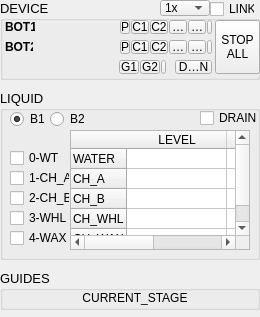
<?xml version="1.0" encoding="UTF-8"?>
<ui version="4.0">
 <class>MainWindow</class>
 <widget class="QMainWindow" name="MainWindow">
  <property name="geometry">
   <rect>
    <x>0</x>
    <y>0</y>
    <width>260</width>
    <height>317</height>
   </rect>
  </property>
  <property name="font">
   <font>
    <pointsize>9</pointsize>
   </font>
  </property>
  <property name="windowTitle">
   <string>MainWindow</string>
  </property>
  <widget class="QWidget" name="centralwidget">
   <widget class="QGroupBox" name="group_robot">
    <property name="geometry">
     <rect>
      <x>0</x>
      <y>0</y>
      <width>260</width>
      <height>80</height>
     </rect>
    </property>
    <property name="font">
     <font>
      <pointsize>10</pointsize>
     </font>
    </property>
    <property name="title">
     <string>DEVICE</string>
    </property>
    <widget class="QToolButton" name="btn_stop_all">
     <property name="geometry">
      <rect>
       <x>215</x>
       <y>20</y>
       <width>45</width>
       <height>54</height>
      </rect>
     </property>
     <property name="font">
      <font>
       <pointsize>9</pointsize>
      </font>
     </property>
     <property name="text">
      <string>STOP
ALL</string>
     </property>
    </widget>
    <widget class="QLabel" name="led_lb_bot1_2">
     <property name="geometry">
      <rect>
       <x>5</x>
       <y>20</y>
       <width>30</width>
       <height>14</height>
      </rect>
     </property>
     <property name="font">
      <font>
       <pointsize>9</pointsize>
       <weight>75</weight>
       <bold>true</bold>
      </font>
     </property>
     <property name="text">
      <string>BOT1</string>
     </property>
     <property name="alignment">
      <set>Qt::AlignLeading|Qt::AlignLeft|Qt::AlignVCenter</set>
     </property>
    </widget>
    <widget class="QToolButton" name="led_ch1_a">
     <property name="geometry">
      <rect>
       <x>131</x>
       <y>20</y>
       <width>18</width>
       <height>14</height>
      </rect>
     </property>
     <property name="minimumSize">
      <size>
       <width>0</width>
       <height>14</height>
      </size>
     </property>
     <property name="maximumSize">
      <size>
       <width>1000</width>
       <height>14</height>
      </size>
     </property>
     <property name="font">
      <font>
       <pointsize>9</pointsize>
      </font>
     </property>
     <property name="toolTip">
      <string/>
     </property>
     <property name="toolTipDuration">
      <number>-1</number>
     </property>
     <property name="text">
      <string>C1</string>
     </property>
    </widget>
    <widget class="QLabel" name="led_lb_bot2_2">
     <property name="geometry">
      <rect>
       <x>5</x>
       <y>40</y>
       <width>28</width>
       <height>14</height>
      </rect>
     </property>
     <property name="font">
      <font>
       <pointsize>9</pointsize>
       <weight>75</weight>
       <bold>true</bold>
      </font>
     </property>
     <property name="text">
      <string>BOT2</string>
     </property>
     <property name="alignment">
      <set>Qt::AlignLeading|Qt::AlignLeft|Qt::AlignVCenter</set>
     </property>
    </widget>
    <widget class="QToolButton" name="led_water1">
     <property name="geometry">
      <rect>
       <x>120</x>
       <y>20</y>
       <width>10</width>
       <height>14</height>
      </rect>
     </property>
     <property name="minimumSize">
      <size>
       <width>0</width>
       <height>14</height>
      </size>
     </property>
     <property name="maximumSize">
      <size>
       <width>1000</width>
       <height>14</height>
      </size>
     </property>
     <property name="font">
      <font>
       <pointsize>9</pointsize>
      </font>
     </property>
     <property name="toolTip">
      <string/>
     </property>
     <property name="toolTipDuration">
      <number>-1</number>
     </property>
     <property name="text">
      <string>P</string>
     </property>
    </widget>
    <widget class="QToolButton" name="led_drain">
     <property name="geometry">
      <rect>
       <x>175</x>
       <y>60</y>
       <width>37</width>
       <height>14</height>
      </rect>
     </property>
     <property name="minimumSize">
      <size>
       <width>0</width>
       <height>14</height>
      </size>
     </property>
     <property name="maximumSize">
      <size>
       <width>40</width>
       <height>14</height>
      </size>
     </property>
     <property name="font">
      <font>
       <pointsize>9</pointsize>
      </font>
     </property>
     <property name="toolTip">
      <string/>
     </property>
     <property name="toolTipDuration">
      <number>-1</number>
     </property>
     <property name="text">
      <string>DRAIN</string>
     </property>
    </widget>
    <widget class="QCheckBox" name="switch_link">
     <property name="geometry">
      <rect>
       <x>210</x>
       <y>0</y>
       <width>45</width>
       <height>18</height>
      </rect>
     </property>
     <property name="minimumSize">
      <size>
       <width>0</width>
       <height>0</height>
      </size>
     </property>
     <property name="maximumSize">
      <size>
       <width>50</width>
       <height>16777215</height>
      </size>
     </property>
     <property name="font">
      <font>
       <pointsize>9</pointsize>
      </font>
     </property>
     <property name="text">
      <string>LINK</string>
     </property>
     <property name="checkable">
      <bool>true</bool>
     </property>
     <property name="checked">
      <bool>false</bool>
     </property>
    </widget>
    <widget class="QToolButton" name="led_ch1_b">
     <property name="geometry">
      <rect>
       <x>150</x>
       <y>20</y>
       <width>18</width>
       <height>14</height>
      </rect>
     </property>
     <property name="minimumSize">
      <size>
       <width>0</width>
       <height>14</height>
      </size>
     </property>
     <property name="maximumSize">
      <size>
       <width>1000</width>
       <height>14</height>
      </size>
     </property>
     <property name="font">
      <font>
       <pointsize>9</pointsize>
      </font>
     </property>
     <property name="toolTip">
      <string/>
     </property>
     <property name="toolTipDuration">
      <number>-1</number>
     </property>
     <property name="text">
      <string>C2</string>
     </property>
    </widget>
    <widget class="QToolButton" name="led_ch1_wheel">
     <property name="geometry">
      <rect>
       <x>169</x>
       <y>20</y>
       <width>18</width>
       <height>14</height>
      </rect>
     </property>
     <property name="minimumSize">
      <size>
       <width>0</width>
       <height>14</height>
      </size>
     </property>
     <property name="maximumSize">
      <size>
       <width>1000</width>
       <height>14</height>
      </size>
     </property>
     <property name="font">
      <font>
       <pointsize>9</pointsize>
      </font>
     </property>
     <property name="toolTip">
      <string/>
     </property>
     <property name="toolTipDuration">
      <number>-1</number>
     </property>
     <property name="text">
      <string>WE</string>
     </property>
    </widget>
    <widget class="QToolButton" name="led_ch1_wax">
     <property name="geometry">
      <rect>
       <x>188</x>
       <y>20</y>
       <width>18</width>
       <height>14</height>
      </rect>
     </property>
     <property name="minimumSize">
      <size>
       <width>0</width>
       <height>14</height>
      </size>
     </property>
     <property name="maximumSize">
      <size>
       <width>1000</width>
       <height>14</height>
      </size>
     </property>
     <property name="font">
      <font>
       <pointsize>9</pointsize>
      </font>
     </property>
     <property name="toolTip">
      <string/>
     </property>
     <property name="toolTipDuration">
      <number>-1</number>
     </property>
     <property name="text">
      <string>WX</string>
     </property>
    </widget>
    <widget class="QToolButton" name="led_pump1_tcp">
     <property name="geometry">
      <rect>
       <x>207</x>
       <y>20</y>
       <width>5</width>
       <height>14</height>
      </rect>
     </property>
     <property name="minimumSize">
      <size>
       <width>0</width>
       <height>14</height>
      </size>
     </property>
     <property name="maximumSize">
      <size>
       <width>1000</width>
       <height>14</height>
      </size>
     </property>
     <property name="font">
      <font>
       <pointsize>9</pointsize>
      </font>
     </property>
     <property name="toolTip">
      <string/>
     </property>
     <property name="toolTipDuration">
      <number>-1</number>
     </property>
     <property name="text">
      <string/>
     </property>
    </widget>
    <widget class="QToolButton" name="led_ch2_b">
     <property name="geometry">
      <rect>
       <x>150</x>
       <y>40</y>
       <width>18</width>
       <height>14</height>
      </rect>
     </property>
     <property name="minimumSize">
      <size>
       <width>0</width>
       <height>14</height>
      </size>
     </property>
     <property name="maximumSize">
      <size>
       <width>1000</width>
       <height>14</height>
      </size>
     </property>
     <property name="font">
      <font>
       <pointsize>9</pointsize>
      </font>
     </property>
     <property name="toolTip">
      <string/>
     </property>
     <property name="toolTipDuration">
      <number>-1</number>
     </property>
     <property name="text">
      <string>C2</string>
     </property>
    </widget>
    <widget class="QToolButton" name="led_ch2_a">
     <property name="geometry">
      <rect>
       <x>131</x>
       <y>40</y>
       <width>18</width>
       <height>14</height>
      </rect>
     </property>
     <property name="minimumSize">
      <size>
       <width>0</width>
       <height>14</height>
      </size>
     </property>
     <property name="maximumSize">
      <size>
       <width>1000</width>
       <height>14</height>
      </size>
     </property>
     <property name="font">
      <font>
       <pointsize>9</pointsize>
      </font>
     </property>
     <property name="toolTip">
      <string/>
     </property>
     <property name="toolTipDuration">
      <number>-1</number>
     </property>
     <property name="text">
      <string>C1</string>
     </property>
    </widget>
    <widget class="QToolButton" name="led_ch2_wheel">
     <property name="geometry">
      <rect>
       <x>169</x>
       <y>40</y>
       <width>18</width>
       <height>14</height>
      </rect>
     </property>
     <property name="minimumSize">
      <size>
       <width>0</width>
       <height>14</height>
      </size>
     </property>
     <property name="maximumSize">
      <size>
       <width>1000</width>
       <height>14</height>
      </size>
     </property>
     <property name="font">
      <font>
       <pointsize>9</pointsize>
      </font>
     </property>
     <property name="toolTip">
      <string/>
     </property>
     <property name="toolTipDuration">
      <number>-1</number>
     </property>
     <property name="text">
      <string>WE</string>
     </property>
    </widget>
    <widget class="QToolButton" name="led_ch2_wax">
     <property name="geometry">
      <rect>
       <x>188</x>
       <y>40</y>
       <width>18</width>
       <height>14</height>
      </rect>
     </property>
     <property name="minimumSize">
      <size>
       <width>0</width>
       <height>14</height>
      </size>
     </property>
     <property name="maximumSize">
      <size>
       <width>1000</width>
       <height>14</height>
      </size>
     </property>
     <property name="font">
      <font>
       <pointsize>9</pointsize>
      </font>
     </property>
     <property name="toolTip">
      <string/>
     </property>
     <property name="toolTipDuration">
      <number>-1</number>
     </property>
     <property name="text">
      <string>WX</string>
     </property>
    </widget>
    <widget class="QToolButton" name="led_pump2_tcp">
     <property name="geometry">
      <rect>
       <x>207</x>
       <y>40</y>
       <width>5</width>
       <height>14</height>
      </rect>
     </property>
     <property name="minimumSize">
      <size>
       <width>0</width>
       <height>14</height>
      </size>
     </property>
     <property name="maximumSize">
      <size>
       <width>1000</width>
       <height>32</height>
      </size>
     </property>
     <property name="font">
      <font>
       <pointsize>9</pointsize>
      </font>
     </property>
     <property name="toolTip">
      <string/>
     </property>
     <property name="toolTipDuration">
      <number>-1</number>
     </property>
     <property name="text">
      <string/>
     </property>
    </widget>
    <widget class="QToolButton" name="led_water2">
     <property name="geometry">
      <rect>
       <x>120</x>
       <y>40</y>
       <width>10</width>
       <height>14</height>
      </rect>
     </property>
     <property name="minimumSize">
      <size>
       <width>0</width>
       <height>14</height>
      </size>
     </property>
     <property name="maximumSize">
      <size>
       <width>1000</width>
       <height>14</height>
      </size>
     </property>
     <property name="font">
      <font>
       <pointsize>9</pointsize>
      </font>
     </property>
     <property name="toolTip">
      <string/>
     </property>
     <property name="toolTipDuration">
      <number>-1</number>
     </property>
     <property name="text">
      <string>P</string>
     </property>
    </widget>
    <widget class="QComboBox" name="engine_turbo">
     <property name="geometry">
      <rect>
       <x>160</x>
       <y>0</y>
       <width>50</width>
       <height>16</height>
      </rect>
     </property>
     <property name="maximumSize">
      <size>
       <width>50</width>
       <height>16777215</height>
      </size>
     </property>
     <property name="font">
      <font>
       <pointsize>9</pointsize>
       <stylestrategy>PreferDefault</stylestrategy>
      </font>
     </property>
     <property name="layoutDirection">
      <enum>Qt::LeftToRight</enum>
     </property>
     <property name="duplicatesEnabled">
      <bool>false</bool>
     </property>
     <property name="frame">
      <bool>true</bool>
     </property>
     <item>
      <property name="text">
       <string>1x</string>
      </property>
     </item>
     <item>
      <property name="text">
       <string>3x</string>
      </property>
     </item>
     <item>
      <property name="text">
       <string>5x</string>
      </property>
     </item>
     <item>
      <property name="text">
       <string>9x</string>
      </property>
     </item>
    </widget>
    <widget class="QToolButton" name="led_guides_1">
     <property name="geometry">
      <rect>
       <x>119</x>
       <y>60</y>
       <width>20</width>
       <height>14</height>
      </rect>
     </property>
     <property name="minimumSize">
      <size>
       <width>0</width>
       <height>14</height>
      </size>
     </property>
     <property name="maximumSize">
      <size>
       <width>40</width>
       <height>14</height>
      </size>
     </property>
     <property name="font">
      <font>
       <pointsize>9</pointsize>
      </font>
     </property>
     <property name="toolTip">
      <string/>
     </property>
     <property name="toolTipDuration">
      <number>-1</number>
     </property>
     <property name="text">
      <string>G1</string>
     </property>
    </widget>
    <widget class="QToolButton" name="led_guides_tcp">
     <property name="geometry">
      <rect>
       <x>161</x>
       <y>60</y>
       <width>5</width>
       <height>14</height>
      </rect>
     </property>
     <property name="minimumSize">
      <size>
       <width>0</width>
       <height>14</height>
      </size>
     </property>
     <property name="maximumSize">
      <size>
       <width>1000</width>
       <height>32</height>
      </size>
     </property>
     <property name="font">
      <font>
       <pointsize>9</pointsize>
      </font>
     </property>
     <property name="toolTip">
      <string/>
     </property>
     <property name="toolTipDuration">
      <number>-1</number>
     </property>
     <property name="text">
      <string/>
     </property>
    </widget>
    <widget class="QToolButton" name="led_guides_2">
     <property name="geometry">
      <rect>
       <x>140</x>
       <y>60</y>
       <width>20</width>
       <height>14</height>
      </rect>
     </property>
     <property name="minimumSize">
      <size>
       <width>0</width>
       <height>14</height>
      </size>
     </property>
     <property name="maximumSize">
      <size>
       <width>40</width>
       <height>14</height>
      </size>
     </property>
     <property name="font">
      <font>
       <pointsize>9</pointsize>
      </font>
     </property>
     <property name="toolTip">
      <string/>
     </property>
     <property name="toolTipDuration">
      <number>-1</number>
     </property>
     <property name="text">
      <string>G2</string>
     </property>
    </widget>
   </widget>
   <widget class="QGroupBox" name="group_robot_2">
    <property name="geometry">
     <rect>
      <x>0</x>
      <y>90</y>
      <width>260</width>
      <height>170</height>
     </rect>
    </property>
    <property name="font">
     <font>
      <pointsize>10</pointsize>
     </font>
    </property>
    <property name="title">
     <string>LIQUID</string>
    </property>
    <widget class="QRadioButton" name="drv_bot2">
     <property name="geometry">
      <rect>
       <x>50</x>
       <y>20</y>
       <width>34</width>
       <height>18</height>
      </rect>
     </property>
     <property name="minimumSize">
      <size>
       <width>34</width>
       <height>0</height>
      </size>
     </property>
     <property name="maximumSize">
      <size>
       <width>34</width>
       <height>16777215</height>
      </size>
     </property>
     <property name="font">
      <font>
       <pointsize>9</pointsize>
      </font>
     </property>
     <property name="text">
      <string>B2</string>
     </property>
    </widget>
    <widget class="QRadioButton" name="drv_bot1">
     <property name="geometry">
      <rect>
       <x>10</x>
       <y>20</y>
       <width>34</width>
       <height>18</height>
      </rect>
     </property>
     <property name="minimumSize">
      <size>
       <width>34</width>
       <height>0</height>
      </size>
     </property>
     <property name="maximumSize">
      <size>
       <width>34</width>
       <height>16777215</height>
      </size>
     </property>
     <property name="font">
      <font>
       <pointsize>9</pointsize>
      </font>
     </property>
     <property name="text">
      <string>B1</string>
     </property>
     <property name="checked">
      <bool>true</bool>
     </property>
    </widget>
    <widget class="QCheckBox" name="btn_water">
     <property name="geometry">
      <rect>
       <x>10</x>
       <y>60</y>
       <width>60</width>
       <height>16</height>
      </rect>
     </property>
     <property name="minimumSize">
      <size>
       <width>40</width>
       <height>16</height>
      </size>
     </property>
     <property name="maximumSize">
      <size>
       <width>70</width>
       <height>16</height>
      </size>
     </property>
     <property name="font">
      <font>
       <pointsize>9</pointsize>
      </font>
     </property>
     <property name="text">
      <string>0-WT</string>
     </property>
     <property name="checked">
      <bool>false</bool>
     </property>
    </widget>
    <widget class="QCheckBox" name="btn_ch_a">
     <property name="geometry">
      <rect>
       <x>10</x>
       <y>80</y>
       <width>60</width>
       <height>16</height>
      </rect>
     </property>
     <property name="minimumSize">
      <size>
       <width>40</width>
       <height>16</height>
      </size>
     </property>
     <property name="maximumSize">
      <size>
       <width>70</width>
       <height>16</height>
      </size>
     </property>
     <property name="font">
      <font>
       <pointsize>9</pointsize>
      </font>
     </property>
     <property name="text">
      <string>1-CH_A</string>
     </property>
     <property name="checked">
      <bool>false</bool>
     </property>
    </widget>
    <widget class="QCheckBox" name="btn_ch_b">
     <property name="geometry">
      <rect>
       <x>10</x>
       <y>100</y>
       <width>60</width>
       <height>16</height>
      </rect>
     </property>
     <property name="minimumSize">
      <size>
       <width>40</width>
       <height>16</height>
      </size>
     </property>
     <property name="maximumSize">
      <size>
       <width>70</width>
       <height>16</height>
      </size>
     </property>
     <property name="font">
      <font>
       <pointsize>9</pointsize>
      </font>
     </property>
     <property name="text">
      <string>2-CH_B</string>
     </property>
     <property name="checked">
      <bool>false</bool>
     </property>
    </widget>
    <widget class="QCheckBox" name="btn_ch_whl">
     <property name="geometry">
      <rect>
       <x>10</x>
       <y>120</y>
       <width>60</width>
       <height>16</height>
      </rect>
     </property>
     <property name="minimumSize">
      <size>
       <width>40</width>
       <height>16</height>
      </size>
     </property>
     <property name="maximumSize">
      <size>
       <width>70</width>
       <height>16</height>
      </size>
     </property>
     <property name="font">
      <font>
       <pointsize>9</pointsize>
      </font>
     </property>
     <property name="text">
      <string>3-WHL</string>
     </property>
     <property name="checked">
      <bool>false</bool>
     </property>
    </widget>
    <widget class="QCheckBox" name="btn_ch_wax">
     <property name="geometry">
      <rect>
       <x>10</x>
       <y>140</y>
       <width>60</width>
       <height>16</height>
      </rect>
     </property>
     <property name="minimumSize">
      <size>
       <width>40</width>
       <height>16</height>
      </size>
     </property>
     <property name="maximumSize">
      <size>
       <width>70</width>
       <height>16</height>
      </size>
     </property>
     <property name="font">
      <font>
       <pointsize>9</pointsize>
      </font>
     </property>
     <property name="text">
      <string>4-WAX</string>
     </property>
     <property name="checked">
      <bool>false</bool>
     </property>
    </widget>
    <widget class="QCheckBox" name="btn_drain">
     <property name="geometry">
      <rect>
       <x>200</x>
       <y>20</y>
       <width>60</width>
       <height>16</height>
      </rect>
     </property>
     <property name="minimumSize">
      <size>
       <width>40</width>
       <height>16</height>
      </size>
     </property>
     <property name="maximumSize">
      <size>
       <width>70</width>
       <height>16</height>
      </size>
     </property>
     <property name="font">
      <font>
       <pointsize>9</pointsize>
      </font>
     </property>
     <property name="mouseTracking">
      <bool>true</bool>
     </property>
     <property name="text">
      <string>DRAIN</string>
     </property>
     <property name="checked">
      <bool>false</bool>
     </property>
    </widget>
    <widget class="QTableWidget" name="table_liquids">
     <property name="geometry">
      <rect>
       <x>70</x>
       <y>40</y>
       <width>180</width>
       <height>120</height>
      </rect>
     </property>
     <attribute name="verticalHeaderDefaultSectionSize">
      <number>20</number>
     </attribute>
     <row>
      <property name="text">
       <string>WATER</string>
      </property>
      <property name="font">
       <font>
        <pointsize>9</pointsize>
       </font>
      </property>
     </row>
     <row>
      <property name="text">
       <string>CH_A</string>
      </property>
      <property name="font">
       <font>
        <pointsize>9</pointsize>
       </font>
      </property>
     </row>
     <row>
      <property name="text">
       <string>CH_B</string>
      </property>
      <property name="font">
       <font>
        <pointsize>9</pointsize>
       </font>
      </property>
     </row>
     <row>
      <property name="text">
       <string>CH_WHL</string>
      </property>
      <property name="font">
       <font>
        <pointsize>9</pointsize>
       </font>
      </property>
     </row>
     <row>
      <property name="text">
       <string>CH_WAX</string>
      </property>
      <property name="font">
       <font>
        <pointsize>9</pointsize>
       </font>
      </property>
     </row>
     <column>
      <property name="text">
       <string>LEVEL</string>
      </property>
      <property name="font">
       <font>
        <pointsize>9</pointsize>
       </font>
      </property>
     </column>
     <column>
      <property name="text">
       <string>extra_ts</string>
      </property>
      <property name="font">
       <font>
        <pointsize>9</pointsize>
       </font>
      </property>
     </column>
    </widget>
   </widget>
   <widget class="QGroupBox" name="group_robot_3">
    <property name="geometry">
     <rect>
      <x>0</x>
      <y>270</y>
      <width>260</width>
      <height>40</height>
     </rect>
    </property>
    <property name="font">
     <font>
      <pointsize>10</pointsize>
     </font>
    </property>
    <property name="title">
     <string>GUIDES</string>
    </property>
    <widget class="QLabel" name="guides_show">
     <property name="geometry">
      <rect>
       <x>60</x>
       <y>20</y>
       <width>150</width>
       <height>16</height>
      </rect>
     </property>
     <property name="font">
      <font>
       <pointsize>9</pointsize>
      </font>
     </property>
     <property name="text">
      <string>CURRENT_STAGE</string>
     </property>
     <property name="alignment">
      <set>Qt::AlignCenter</set>
     </property>
    </widget>
   </widget>
  </widget>
 </widget>
 <resources/>
 <connections/>
</ui>
